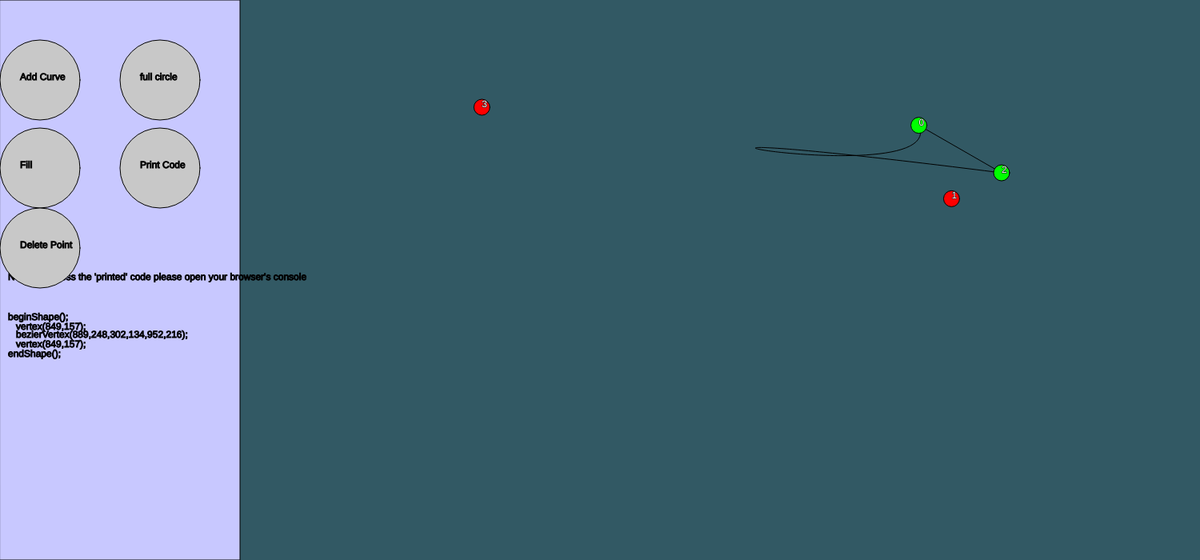
Frame 1 (no input)
Frame 60 (no input): identical to frame 1, image omitted
Frame 120 (the mouse pressed at the canvas centre since frame 60): identical to frame 1, image omitted

The p5.js sketch that drew this single still picture (run headless with seeded random() and noise() and a simulated clock; from frame 60 on, the mouse is pressed at the canvas centre):

// p5.js sketch
// ── sketch.js

//play with these varibles
var fillcolor;

var dragable; // Declare object
var dragables = []; //array to hold all the dragable buttons

//varibles for buttons
var justpushed = false;
var buttonx = 50;
var buttony = 100;
var buttonx2 = 200;
var buttony2= 100;
var buttonx3 = 50;
var buttony3= 210;
var buttonx4 = 200;
var buttony4= 210;
var buttonx5 = 50;
var buttony5= 310;

//varibles for shape
var shapefilled = false;
var fullcircle = true;



function setup() {
 //play with these too!
 fillcolor = color(0);
 createCanvas(1500, 700);





  // Create objects in dragable array
  dragables.push(new Dragme());
  dragables.push(new Dragme());
  dragables.push(new Dragme());
  dragables.push(new Dragme());
}

function draw() {
  //nice looking background
  background(50, 89, 100);
  
  //dealing with dragable graphics and position
  for (var i = 0; i < dragables.length; i++) {



    //making the dragables, well, dragable
    //creating a var to store how many are selected (without this you'd end up picking up two dragables at a time and you wouldnt be able to seperate them)
    var dragablesselcted = 0;
    //finding how many dragables are selected
    for (var m = 0; m < dragables.length; m++) {
      if(dragables[m].dragablemoving){dragablesselcted++;}
    }
    //if the mouse is pressed and other dragables aren't selected movement is enabled for this dragable (it checks for mouse position inside of the Dragme.move();)
    if((mouseIsPressed && dragablesselcted <= 1 && dragables[i].dragablemoving) || (dragablesselcted == 0)){
      dragables[i].move();
    }
    //if the mouse isn't pressed this makes it so no dragables are selected
    if(!mouseIsPressed){
      dragablesselcted = 0;
      dragables[i].dragablemoving = false;
    }

  }
  
  

  //making the curve using the dragable's locations
  //setting up P5 to just draw a line
  if(!shapefilled){
    noFill();
  }
  if(shapefilled){
    fill(fillcolor);
  }
  stroke(0,0,0);
  //starts drawing a shape
  beginShape();
  //gives the first point to the shape
  vertex(dragables[0].x, dragables[0].y);
  //for each 3 dragables it draws a bezzier using the 3 dragables and the last dragable from the most recent bezzier (in the first bezzier curve it uses the vertecy made a few lines above)
  for(var i = 1; i < dragables.length-1;i++){
    bezierVertex(dragables[i].x, dragables[i].y, dragables[i+2].x, dragables[i+2].y, dragables[i+1].x, dragables[i+1].y);
    i++;
    i++;
  }
  if(fullcircle){
    vertex(dragables[0].x, dragables[0].y);
  }

  
  endShape();
  for(var i = 0; i < dragables.length;i++){

    //dragable graphics
    //choosing color of dragable
    if( ((i+1) % 3 == 0) || (i == 0) ){
      fill(0,255,0);
    }  
    else{
      fill(255,0,0);
    }

    //displaying the dragables
    dragables[i].display();
    //writing the number of dragable inside of the dragable
    fill(255,255,255);
    text(i,dragables[i].x,dragables[i].y);
  }
  //setting the tint back to normal if the shape was filled
  tint(255);

  //UI stuff (buttons, generated code)
  fill(200,200,255);
  rect(0,0,300,height);

  //generated code
  fill(0);
  text("NOTE: to acess the 'printed' code please open your browser's console", 10,350);
  text("beginShape();",10,400);
  text("vertex(" + round(dragables[0].x-300) + "," + round(dragables[0].y) + ");",20,412);
  for(var i = 1; i < dragables.length-1;i++){
    text("bezierVertex(" + round(dragables[i].x-300) + "," + round(dragables[i].y) + "," + round(dragables[i+2].x-300) + "," + round(dragables[i+2].y) + "," + round(dragables[i+1].x-300) + "," + round(dragables[i+1].y) + ");", 20, 412+(i*4)+6);
    i++;
    i++;
  }
  if(fullcircle){
    text("vertex(" + round(dragables[0].x-300) + "," + round(dragables[0].y) + ");",20,412+(dragables.length*4)+6)
    text("endShape();",10,412+(i*4)+18);
  }
  else{
    text("endShape();",10,412+(i*4)+6);
  }



  //buttons Note: I know this code is messy. I didn't want to make a button object for the 3-4 buttons im going to include in this program
  // get distance between mouse and circle

  var distance = dist(mouseX, mouseY, buttonx, buttony); 
  

  // if the distance is less than the circle's radius
  if(distance < 50)
  {
    isOverCircle = true;
  } else {
    isOverCircle = false;
  }

  ellipseMode(CENTER);
  //if the mouse is over the circle
  if(isOverCircle == true)
  {
    //changes the color of the button
    fill(100);
    if(mouseIsPressed && !justpushed){
      //if the button is pushed add in 3 new dragables, to make a new curve and make the button unpressable for short time (otherwise the screen becomes spammed with curves very quickly)
      justpushed = true;
      dragables.push(new Dragme());
      dragables.push(new Dragme());
      dragables.push(new Dragme());
    }
  }
  else {
    fill(200);
    
  }
  if(!mouseIsPressed){
    justpushed = false;
  }
  ellipse(buttonx, buttony, 100, 100);
  fill(0,0,0);
  text("Add Curve",buttonx-25,buttony);




  // get distance between mouse and circle

  var distance = dist(mouseX, mouseY, buttonx2, buttony2); 
  

  // if the distance is less than the circle's radius
  if(distance < 50)
  {
    isOverCircle = true;
  } else {
    isOverCircle = false;
  }

  ellipseMode(CENTER);
  //if the mouse is over the circle
  if(isOverCircle == true)
  {
    //changes the color of the button
    fill(100);
    if(mouseIsPressed && !justpushed){
      justpushed=true;
      if(fullcircle){fullcircle=false;}
      else if(!fullcircle){fullcircle=true;}
    }
  }
  else {
    fill(200); 
  }
  if(!mouseIsPressed){
    justpushed = false;
  }
  ellipse(buttonx2, buttony2, 100, 100);
  fill(0,0,0);
  text("full circle",buttonx2-25,buttony2);



  // get distance between mouse and circle

  var distance = dist(mouseX, mouseY, buttonx3, buttony3); 
  

  // if the distance is less than the circle's radius
  if(distance < 50)
  {
    isOverCircle = true;
  } else {
    isOverCircle = false;
  }

  ellipseMode(CENTER);
  //if the mouse is over the circle
  if(isOverCircle == true)
  {
    //changes the color of the button
    fill(100);
    if(mouseIsPressed && !justpushed){
      justpushed = true;
      if(shapefilled){shapefilled=false;}
      else if(!shapefilled){shapefilled=true;}
    }
  }
  else {
    fill(200); 
  }
  if(!mouseIsPressed){
    justpushed = false;
  }
  ellipse(buttonx3, buttony3, 100, 100);
  fill(0,0,0);
  text("Fill",buttonx3-25,buttony3);


  // get distance between mouse and circle

  var distance = dist(mouseX, mouseY, buttonx4, buttony4); 
  

  // if the distance is less than the circle's radius
  if(distance < 50)
  {
    isOverCircle = true;
  } else {
    isOverCircle = false;
  }

  ellipseMode(CENTER);
  //if the mouse is over the circle
  if(isOverCircle == true)
  {
    //changes the color of the button
    fill(100);
    if(mouseIsPressed && !justpushed){
      justpushed = true;
      println("beginShape();");
      println("vertex(" + round(dragables[0].x-300) + "," + round(dragables[0].y) + ");");
      for(var i = 1; i < dragables.length-1;i++){
        println("bezierVertex(" + round(dragables[i].x-300) + "," + round(dragables[i].y) + "," + round(dragables[i+2].x-300) + "," + round(dragables[i+2].y) + "," + round(dragables[i+1].x-300) + "," + round(dragables[i+1].y) + ");");
        i++;
        i++;
      }
      if(fullcircle){
        println("vertex(" + round(dragables[0].x-300) + "," + round(dragables[0].y) + ");");
        println("endShape();");
      }
      else{
        println("endShape();");
      }
      
    }
  }
  else {
    fill(200); 
  }
  if(!mouseIsPressed){
    justpushed = false;
  }
  ellipse(buttonx4, buttony4, 100, 100);
  fill(0,0,0);
  text("Print Code",buttonx4-25,buttony4);

  var distance = dist(mouseX, mouseY, buttonx5, buttony5); 
  

  // if the distance is less than the circle's radius
  if(distance < 50)
  {
    isOverCircle = true;
  } else {
    isOverCircle = false;
  }

  ellipseMode(CENTER);
  //if the mouse is over the circle
  if(isOverCircle == true)
  {
    //changes the color of the button
    fill(100);
    if(mouseIsPressed && !justpushed){
      justpushed = true;
      dragables = shorten(dragables);
      dragables = shorten(dragables);
      dragables = shorten(dragables);
    }
  }
  else {
    fill(200); 
  }
  if(!mouseIsPressed){
    justpushed = false;
  }
  ellipse(buttonx5, buttony5, 100, 100);
  fill(0,0,0);
  text("Delete Point",buttonx5-25,buttony5);

}

// Dragme class
function Dragme() {
  //making the varibles for the Dragme
  //randomly positions the dragable
  this.x = random(320,width-20);
  this.y = random(20,height-20);
  this.diameter = 20;
  this.dragablemoving = false;

  this.move = function() {
    //checking if draggable is clicked
    //checking if the mouse is pressed
    if (mouseIsPressed) {
      //checking if the mouse is within the dragable and within the editing window
      if ((((mouseX >= this.x - this.diameter) && (mouseX <= this.x + this.diameter) && (mouseY >= this.y - this.diameter) && (mouseY <= this.y + this.diameter)) || (this.dragablemoving)) && ((mouseX > 310) && (mouseX < width-10) && (mouseY > 10) && (mouseY < height-20)))  {
        //moves draggable to the mouse
        this.x = mouseX;
        this.y = mouseY;
        //sets the dragable's status to being clicked
        this.dragablemoving = true;
      }
    }
    //checking if the mouse isn't pressed 
    if (!mouseIsPressed) {
      //sets the dragable to not being clicked
      this.dragablemoving = false;
    }
  }

  this.display = function() {
    //simply draws the dragable(runs every frame on every dragable)
    ellipse(this.x, this.y, this.diameter, this.diameter);
  }
}
